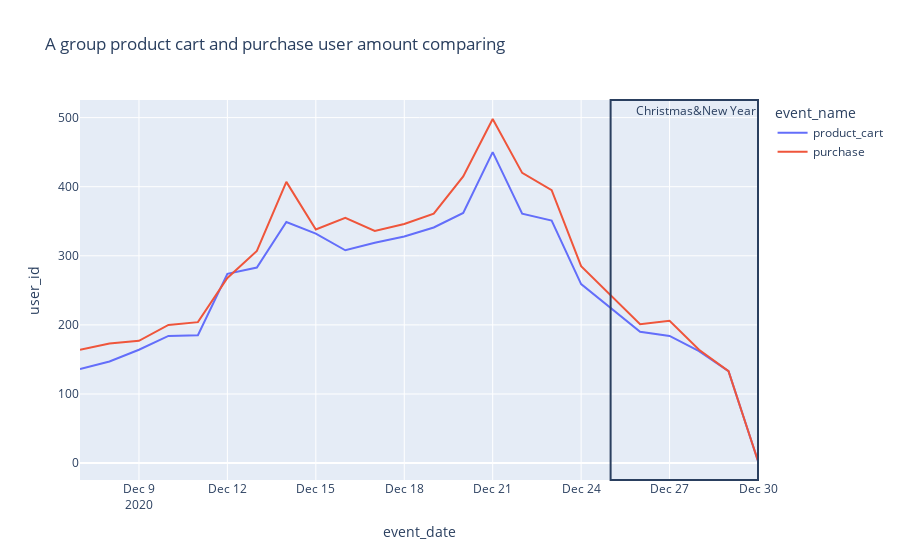
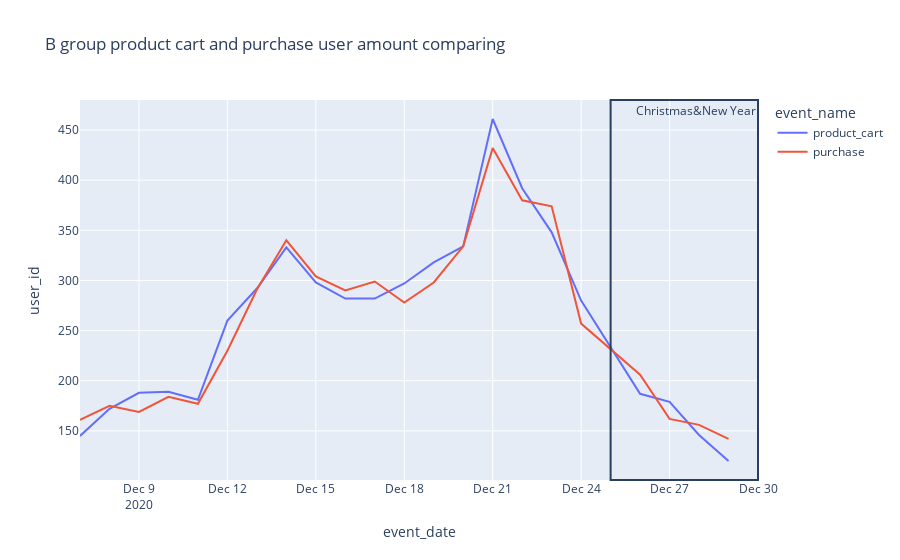

The code cell stored with these charts, in order, in its notebook:
### Markdown cell above
#add_vrect does't work on the platform

### Code cell
for daily_users,group  in [(daily_a_users, 'A'),(daily_b_users, 'B')]:
    fig = px.line(daily_users[(daily_users.event_name == 'purchase') | (
        daily_users.event_name == 'product_cart')], x="event_date", y="user_id", color='event_name', title=group+' group product cart and purchase user amount comparing')
    fig.add_vrect(x0='2020-12-25', x1='2020-12-30',
                  annotation_text="Christmas&New Year")
    fig.show()

### Figure 1 — Plotly figure (JSON) as saved in the notebook; plotly's stock layout.template omitted (floating-point values rounded to 4 significant figures)
{"data": [{"hovertemplate": "event_name=product_cart<br>event_date=%{x}<br>user_id=%{y}<extra></extra>", "legendgroup": "product_cart", "line": {"color": "#636efa", "dash": "solid"}, "mode": "lines", "name": "product_cart", "orientation": "v", "showlegend": true, "type": "scatter", "x": ["2020-12-07T00:00:00", "2020-12-08T00:00:00", "2020-12-09T00:00:00", "2020-12-10T00:00:00", "2020-12-11T00:00:00", "2020-12-12T00:00:00", "2020-12-13T00:00:00", "2020-12-14T00:00:00", "2020-12-15T00:00:00", "2020-12-16T00:00:00", "2020-12-17T00:00:00", "2020-12-18T00:00:00", "2020-12-19T00:00:00", "2020-12-20T00:00:00", "2020-12-21T00:00:00", "2020-12-22T00:00:00", "2020-12-23T00:00:00", "2020-12-24T00:00:00", "2020-12-26T00:00:00", "2020-12-27T00:00:00", "2020-12-28T00:00:00", "2020-12-29T00:00:00", "2020-12-30T00:00:00"], "xaxis": "x", "y": [136, 147, 164, 184, 185, 274, 283, 349, 332, 308, 319, 328, 341, 362, 450, 361, 351, 259, 190, 184, 162, 133, 3], "yaxis": "y"}, {"hovertemplate": "event_name=purchase<br>event_date=%{x}<br>user_id=%{y}<extra></extra>", "legendgroup": "purchase", "line": {"color": "#EF553B", "dash": "solid"}, "mode": "lines", "name": "purchase", "orientation": "v", "showlegend": true, "type": "scatter", "x": ["2020-12-07T00:00:00", "2020-12-08T00:00:00", "2020-12-09T00:00:00", "2020-12-10T00:00:00", "2020-12-11T00:00:00", "2020-12-12T00:00:00", "2020-12-13T00:00:00", "2020-12-14T00:00:00", "2020-12-15T00:00:00", "2020-12-16T00:00:00", "2020-12-17T00:00:00", "2020-12-18T00:00:00", "2020-12-19T00:00:00", "2020-12-20T00:00:00", "2020-12-21T00:00:00", "2020-12-22T00:00:00", "2020-12-23T00:00:00", "2020-12-24T00:00:00", "2020-12-26T00:00:00", "2020-12-27T00:00:00", "2020-12-28T00:00:00", "2020-12-29T00:00:00", "2020-12-30T00:00:00"], "xaxis": "x", "y": [164, 173, 177, 200, 204, 268, 307, 407, 338, 355, 336, 346, 361, 415, 498, 420, 395, 285, 201, 206, 164, 133, 3], "yaxis": "y"}], "layout": {"annotations": [{"showarrow": false, "text": "Christmas&New Year", "x": "2020-12-30", "xanchor": "right", "xref": "x", "y": 1, "yanchor": "top", "yref": "y domain"}], "legend": {"title": {"text": "event_name"}, "tracegroupgap": 0}, "shapes": [{"type": "rect", "x0": "2020-12-25", "x1": "2020-12-30", "xref": "x", "y0": 0, "y1": 1, "yref": "y domain"}], "title": {"text": "A group product cart and purchase user amount comparing"}, "xaxis": {"anchor": "y", "domain": [0, 1], "title": {"text": "event_date"}}, "yaxis": {"anchor": "x", "domain": [0, 1], "title": {"text": "user_id"}}}}

### Figure 2 — Plotly figure (JSON) as saved in the notebook; plotly's stock layout.template omitted (floating-point values rounded to 4 significant figures)
{"data": [{"hovertemplate": "event_name=product_cart<br>event_date=%{x}<br>user_id=%{y}<extra></extra>", "legendgroup": "product_cart", "line": {"color": "#636efa", "dash": "solid"}, "mode": "lines", "name": "product_cart", "orientation": "v", "showlegend": true, "type": "scatter", "x": ["2020-12-07T00:00:00", "2020-12-08T00:00:00", "2020-12-09T00:00:00", "2020-12-10T00:00:00", "2020-12-11T00:00:00", "2020-12-12T00:00:00", "2020-12-13T00:00:00", "2020-12-14T00:00:00", "2020-12-15T00:00:00", "2020-12-16T00:00:00", "2020-12-17T00:00:00", "2020-12-18T00:00:00", "2020-12-19T00:00:00", "2020-12-20T00:00:00", "2020-12-21T00:00:00", "2020-12-22T00:00:00", "2020-12-23T00:00:00", "2020-12-24T00:00:00", "2020-12-26T00:00:00", "2020-12-27T00:00:00", "2020-12-28T00:00:00", "2020-12-29T00:00:00"], "xaxis": "x", "y": [145, 172, 188, 189, 181, 260, 292, 333, 298, 282, 282, 297, 318, 334, 461, 392, 348, 280, 187, 179, 146, 120], "yaxis": "y"}, {"hovertemplate": "event_name=purchase<br>event_date=%{x}<br>user_id=%{y}<extra></extra>", "legendgroup": "purchase", "line": {"color": "#EF553B", "dash": "solid"}, "mode": "lines", "name": "purchase", "orientation": "v", "showlegend": true, "type": "scatter", "x": ["2020-12-07T00:00:00", "2020-12-08T00:00:00", "2020-12-09T00:00:00", "2020-12-10T00:00:00", "2020-12-11T00:00:00", "2020-12-12T00:00:00", "2020-12-13T00:00:00", "2020-12-14T00:00:00", "2020-12-15T00:00:00", "2020-12-16T00:00:00", "2020-12-17T00:00:00", "2020-12-18T00:00:00", "2020-12-19T00:00:00", "2020-12-20T00:00:00", "2020-12-21T00:00:00", "2020-12-22T00:00:00", "2020-12-23T00:00:00", "2020-12-24T00:00:00", "2020-12-26T00:00:00", "2020-12-27T00:00:00", "2020-12-28T00:00:00", "2020-12-29T00:00:00"], "xaxis": "x", "y": [161, 175, 169, 184, 177, 230, 291, 340, 304, 290, 299, 278, 298, 334, 432, 380, 374, 257, 206, 162, 156, 142], "yaxis": "y"}], "layout": {"annotations": [{"showarrow": false, "text": "Christmas&New Year", "x": "2020-12-30", "xanchor": "right", "xref": "x", "y": 1, "yanchor": "top", "yref": "y domain"}], "legend": {"title": {"text": "event_name"}, "tracegroupgap": 0}, "shapes": [{"type": "rect", "x0": "2020-12-25", "x1": "2020-12-30", "xref": "x", "y0": 0, "y1": 1, "yref": "y domain"}], "title": {"text": "B group product cart and purchase user amount comparing"}, "xaxis": {"anchor": "y", "domain": [0, 1], "title": {"text": "event_date"}}, "yaxis": {"anchor": "x", "domain": [0, 1], "title": {"text": "user_id"}}}}
